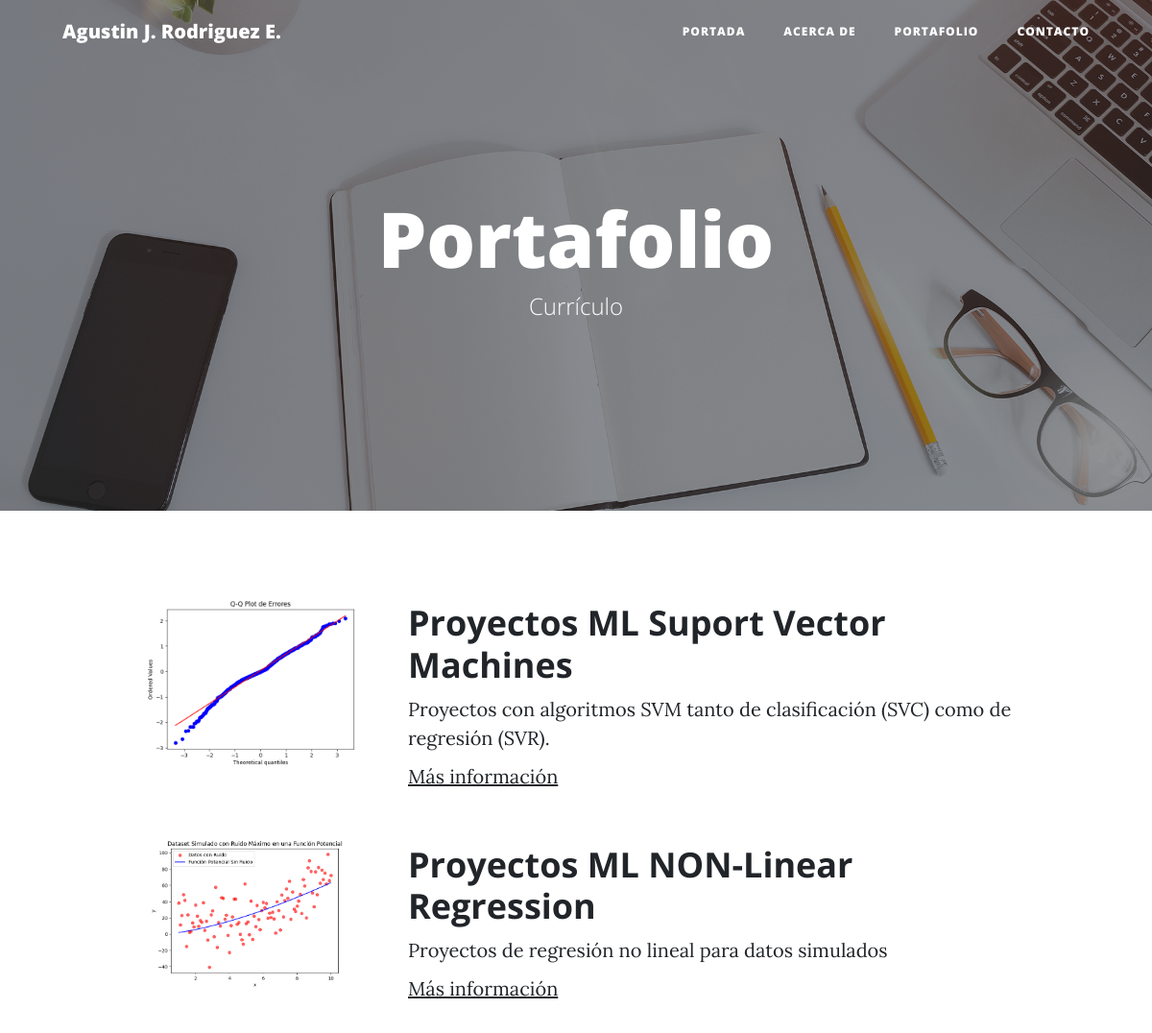
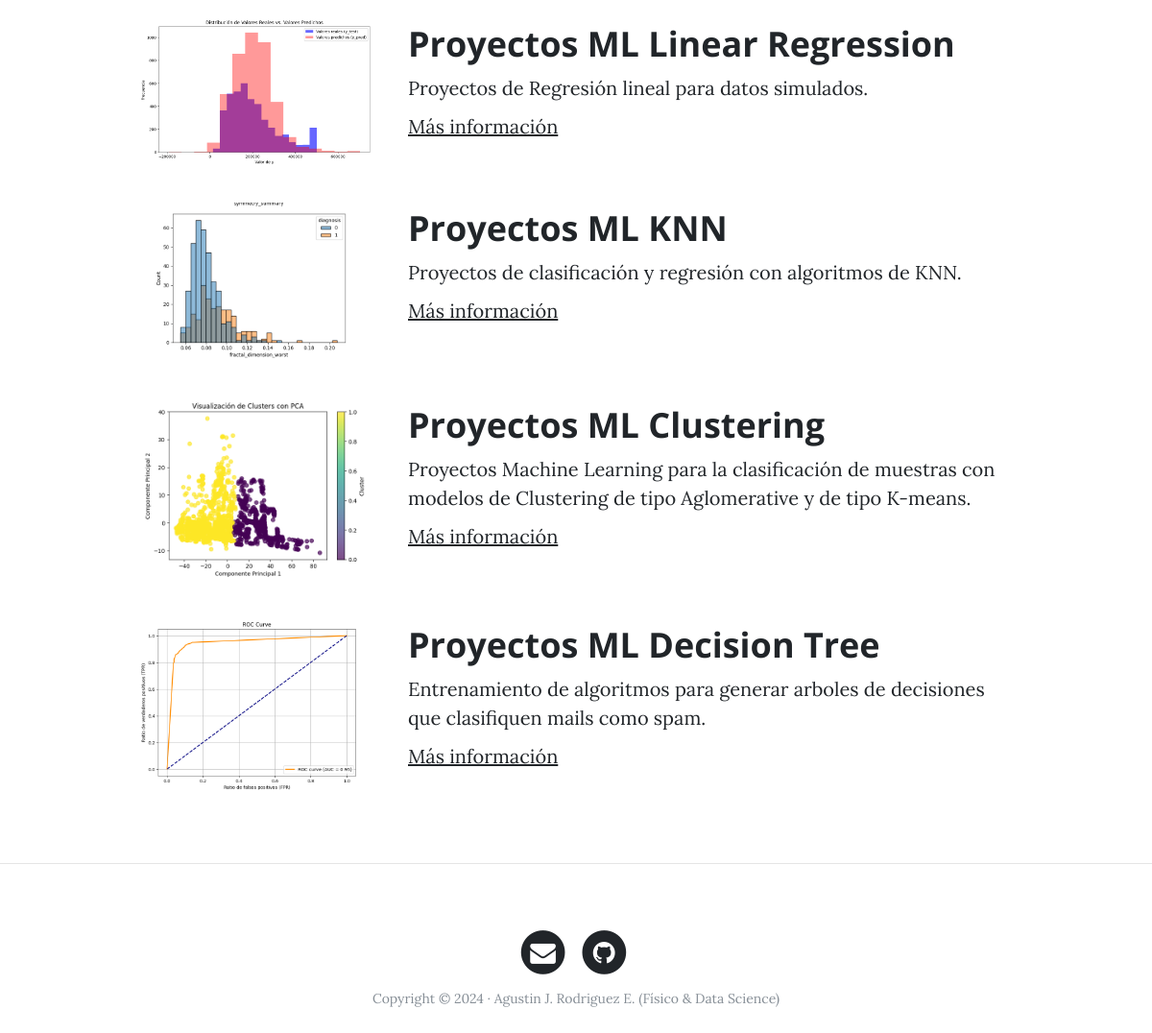
The page /portfolio/ on the database its author committed (2 pictures, top to bottom).
### portfolio/models.py (models this page shows, shortened)
class Project(models.Model):
    title = models.CharField(max_length=200, verbose_name = 'Título')
    description = models.TextField(null=True, blank=True, verbose_name = 'Descripción')
    image = models.ImageField(verbose_name = 'Imagen', upload_to='projects')
    created = models.DateTimeField(auto_now_add = True, verbose_name = 'Fecha de Creación') #se ejecuta una vez al crearse la instancia
    updated = models.DateTimeField(auto_now = True, verbose_name = 'Fecha de Edición') # se ejecuta en cada actualización
    link = models.URLField(null=True, blank=True, verbose_name='Dirección Web')
    class Meta:
        verbose_name = 'proyecto'
        verbose_name_plural = 'proyectos'
        ordering = ['-created']

### portfolio/views.py (the view)
# urls.py: path('portfolio/', portfolioviews.portfolio, name="portfolio"),
def portfolio(request):
    projects = Project.objects.all()
    return render(request, "portfolio/portfolio.html", {'projects' : projects})

### portfolio/templates/portfolio/portfolio.html (shortened to what this page needs)
{% extends 'core/base.html' %}
{% block background %}{% load static %}{% static 'core/img/portfolio-bg.jpg' %}{% endblock %}
{% block headers %}
<h1>Portafolio</h1>
<span class="subheading">Currículo</span>
{% endblock %}
{% block content %}
    {% for project in projects %}
        <div class="row project">
            <div class="col-lg-3 col-md-4 offset-lg-1">
                <img class="img-fluid" src="{{project.image.url}}" alt="">
            </div>
            <div class="col-lg-7 col-md-8">
                <h2 class="section-heading title">{{project.title}}</h2>
            <p>{{project.description}}</p>
            {% if project.link %}
                <p><a href="{{project.link}}">Más información</a></p>
            {% endif %}
            </div>
        </div>
    {% endfor %}
{% endblock %}

### core/templates/core/base.html (shortened to what this page needs)
<!DOCTYPE html>
<html lang="es">
  <head>
    {% load static %}
    <link href="{% static 'core/vendor/bootstrap/css/bootstrap.min.css' %}" rel="stylesheet">
    <link href="{% static 'core/vendor/font-awesome/css/font-awesome.min.css' %}" rel="stylesheet" type="text/css">
    <link href="{% static 'core/css/clean-blog.min.css' %}" rel="stylesheet">
  </head>
  <body>
    <nav class="navbar navbar-expand-lg navbar-light fixed-top" id="mainNav">
      <div class="container">
        <a class="navbar-brand" href="{% url 'home' %}">Agustin J. Rodriguez E.</a>
        <div class="collapse navbar-collapse" id="navbarResponsive">
          <ul class="navbar-nav ml-auto">
            <li class="nav-item">
              <a class="nav-link" href="{% url 'home' %}">Portada</a>
            </li>
            <li class="nav-item">
              <a class="nav-link" href="{% url 'about' %}">Acerca de</a>
            </li>
            <li class="nav-item">
              <a class="nav-link" href="{% url 'portfolio' %}">Portafolio</a>
            </li>
            <li class="nav-item">
              <a class="nav-link" href="{% url 'contact' %}">Contacto</a>
            </li>
          </ul>
        </div>
      </div>
    </nav>
    <header class="masthead" style="background-image: url('{% block background %}{% endblock %}')">
      <div class="overlay"></div>
      <div class="container">
        <div class="row">
          <div class="col-lg-8 col-md-10 mx-auto">
            <div class="site-heading">
              {% block headers %}{% endblock %}
            </div>
          </div>
        </div>
      </div>
    </header>
    <div class="container">
        {% block content %}{% endblock %}
    </div>
    {% if request.path != '/' %}<hr>{% endif %}
    <footer>
      <div class="container">
        <div class="row">
          <div class="col-lg-8 col-md-10 mx-auto">
            <ul class="list-inline text-center">
              <li class="list-inline-item">
                <a href="https://www.google.com/intl/es-419_ar/gmail/about">
                  <span class="fa-stack fa-lg">
                    <i class="fa fa-circle fa-stack-2x"></i>
                    <i class="fa fa-envelope fa-stack-1x fa-inverse"></i>
                  </span>
                </a>
              </li>
              <li class="list-inline-item">
                <a href="https://github.com/Julietc23/projectsportfolio">
                  <span class="fa-stack fa-lg">
                    <i class="fa fa-circle fa-stack-2x"></i>
                    <i class="fa fa-github fa-stack-1x fa-inverse"></i>
                  </span>
                </a>
              </li>
            <p class="copyright text-muted">Copyright &copy; 2024 · Agustin J. Rodriguez E. (Físico & Data Science) </p>
          </div>
        </div>
      </div>
    </footer>
  </body>
</html>

### rows shown on the page
Project: image (picture), title "Proyectos ML Suport Vector Machines", description "Proyectos con algoritmos SVM tanto de clasificación (SVC) como de regresión (SVR)."
Project: image (picture), title "Proyectos ML NON-Linear Regression", description "Proyectos de regresión no lineal para datos simulados"
Project: image (picture), title "Proyectos ML Linear Regression", description "Proyectos de Regresión lineal para datos simulados."
Project: image (picture), title "Proyectos ML KNN", description "Proyectos de clasificación y regresión con algoritmos de KNN."
Project: image (picture), title "Proyectos ML Clustering", description "Proyectos Machine Learning para la clasificación de muestras con modelos de Clustering de tipo Aglomerative y de tipo K-means."
Project: image (picture), title "Proyectos ML Decision Tree", description "Entrenamiento de algoritmos para generar arboles de decisiones que clasifiquen mails como spam."
